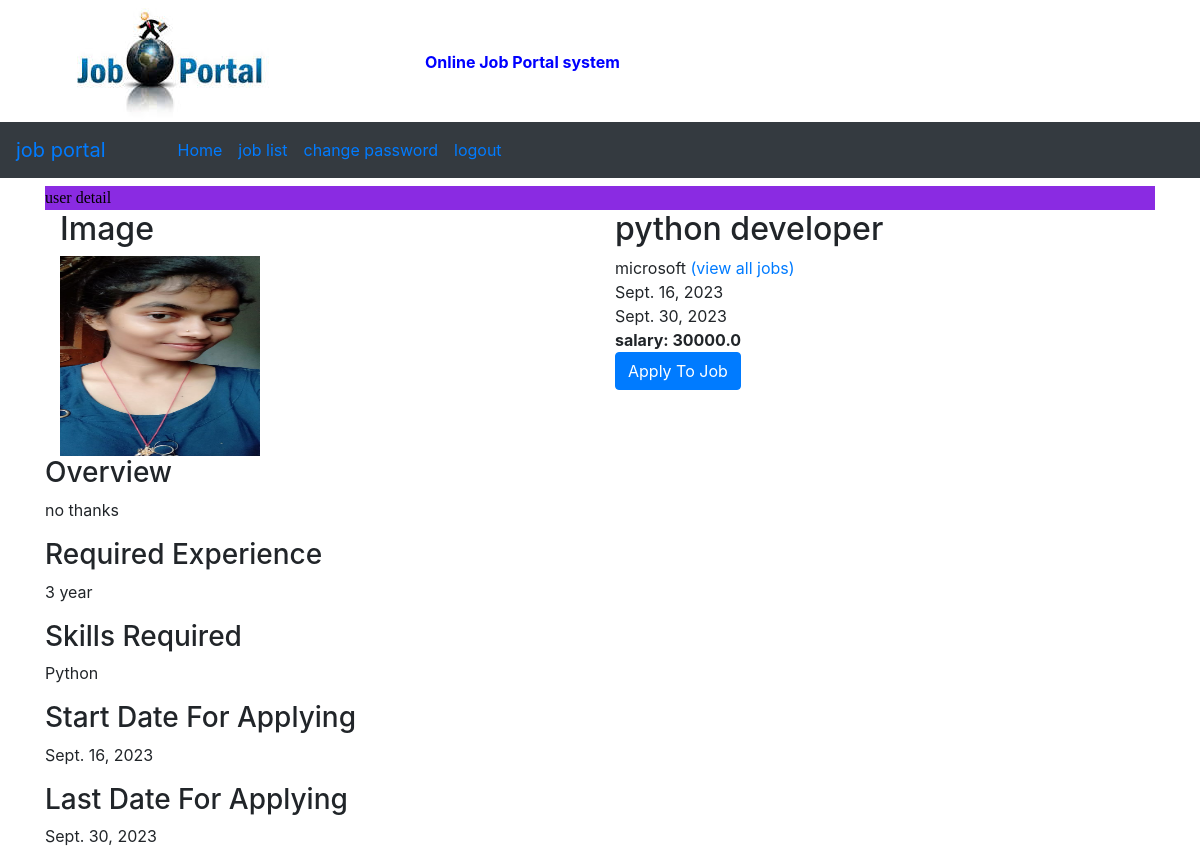
Page /user_detail/16 on the committed database.
### job/models.py (models this page shows, shortened)
class Job(models.Model):
    recruiter = models.ForeignKey(Recruiter, on_delete=models.CASCADE)
    start_time= models.DateField(null=True)
    last_time = models.DateField(null=True)
    title = models.CharField(max_length=20)
    salary = models.FloatField(max_length=100)
    desc = models.CharField(max_length=200)
    experience = models.CharField(max_length=50)
    image = models.FileField(null = True)
    location = models.CharField(max_length=100)
    skills = models.CharField(max_length=100)
    creationdate = models.DateField()#when the user post

class Recruiter(models.Model):
    user = models.ForeignKey(User, on_delete=models.CASCADE)
    phone = models.CharField(max_length=10)
    gender = models.CharField(max_length=20)
    type = models.CharField(max_length=20)
    image = models.FileField(null = True)
    company = models.CharField(max_length=100)
    status = models.CharField(max_length=50)

### job/views.py (the view)
# urls.py: path('user_detail/<int:myid>',views.user_detail,name="UserDeatil"),
def user_detail(request,myid):
    job = Job.objects.get(id=myid)
    param = {'job':job}
    return render(request ,'user_detail.html',param)

### job/templates/user_detail.html (shortened to what this page needs)
{% extends 'user_nav.html' %}
{%block body%}
<div class="container mt-2">
<marquee  style="font-family: cursive; color:black;background-color: blueviolet" direction=""> user  detail </marquee>
<div class="container">
<div class="row">
<div class="col-md-6">
    <h2>Image</h2>
    <img src="{{job.image.url}}" width="200px" height="200px">
</div>
<div class="col-md-6">
    <h2>{{job.title}}</h2>
    {{job.recruiter.company}}<a href="/user_latest_jobs"> (view all jobs)</a><br>
    {{job.start_time}}<br>
    {{job.last_time}}<br>
    <b>salary: {{job.salary}}</b><br>
   <a href="\apply_for_job/{{job.id}}" type="submit"  class="btn btn-primary">Apply To Job</a>
</div>
<div>
<h3 > Overview</h3>
<p>{{job.desc}}</p>
<h3>Required Experience</h3>
<p>{{job.experience}} year</p>
<h3>Skills Required</h3>
<p>{{job.skills}} </p>
<h3>Start Date For Applying</h3>
<p>{{job.start_time}} </p>
<h3>Last Date For Applying</h3>
<p>{{job.last_time}} </p>
</div>
</div>
</div>
</div>
{%endblock%}

### rows in the picture
Job: image (picture), title "python developer", recruiter.company "microsoft", start_time "Sept. 16, 2023", last_time "Sept. 30, 2023", salary "30000.0", desc "no thanks", experience "3", skills "Python"
